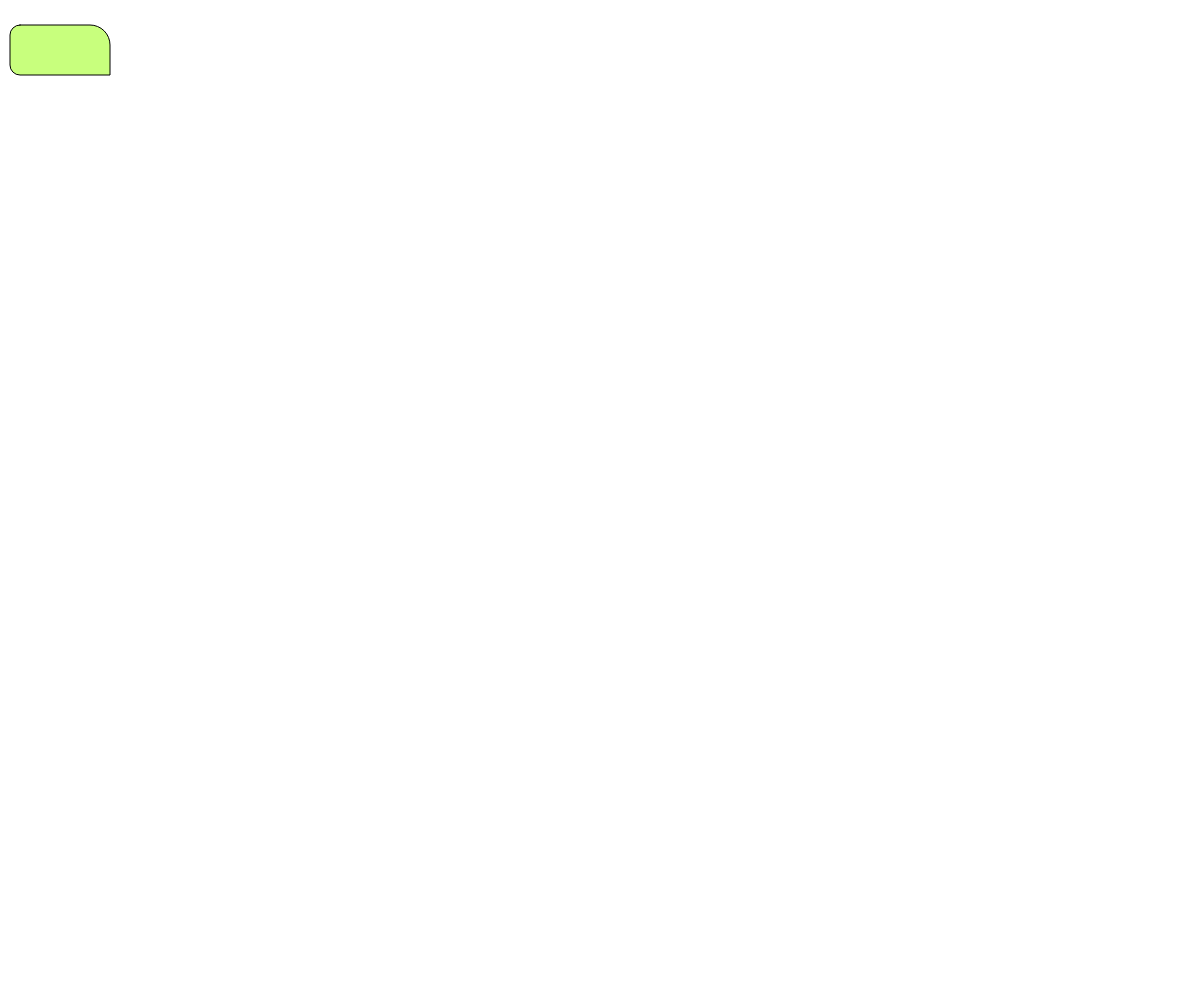
Frame 1 (no input)
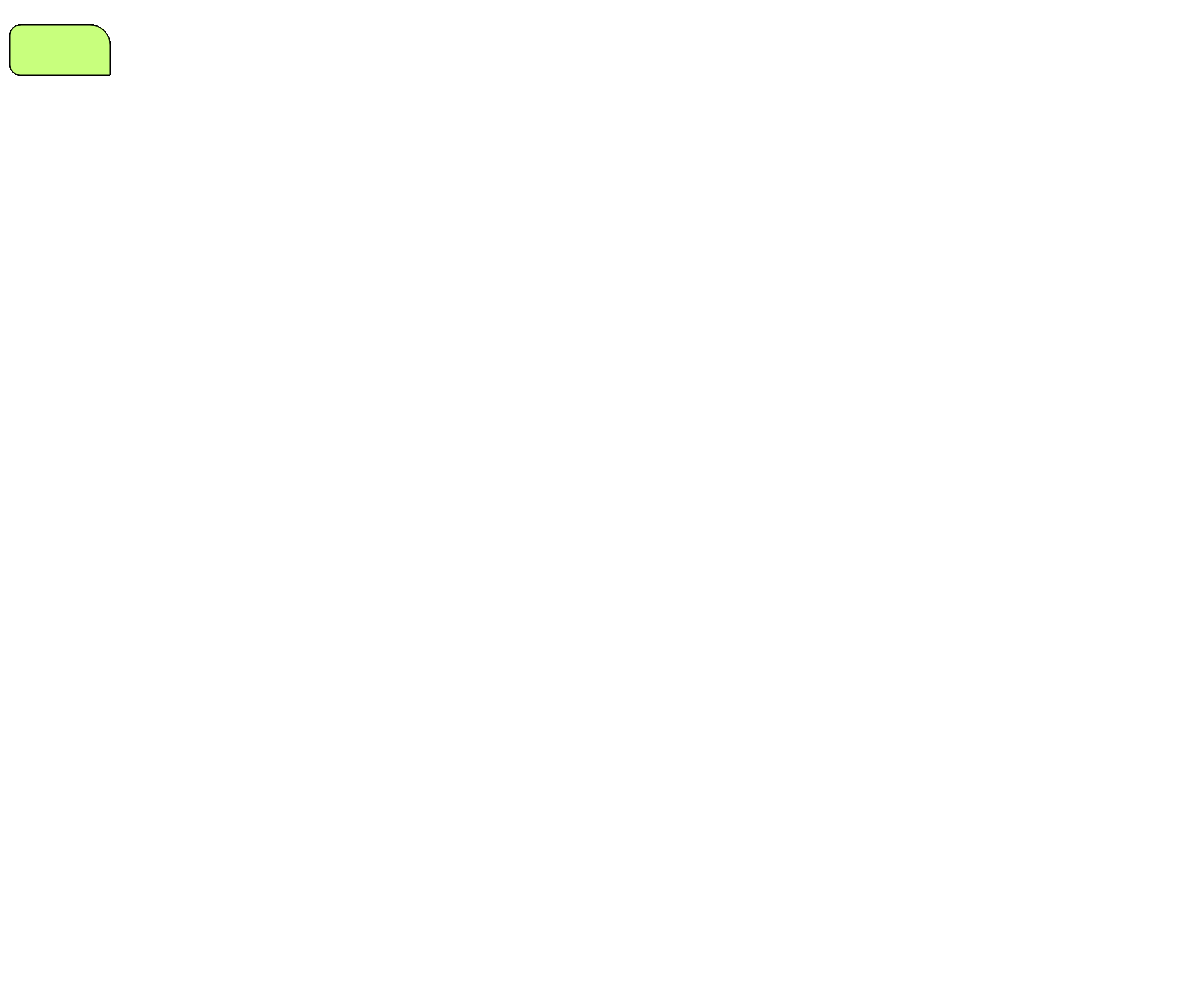
Frame 60 (no input)
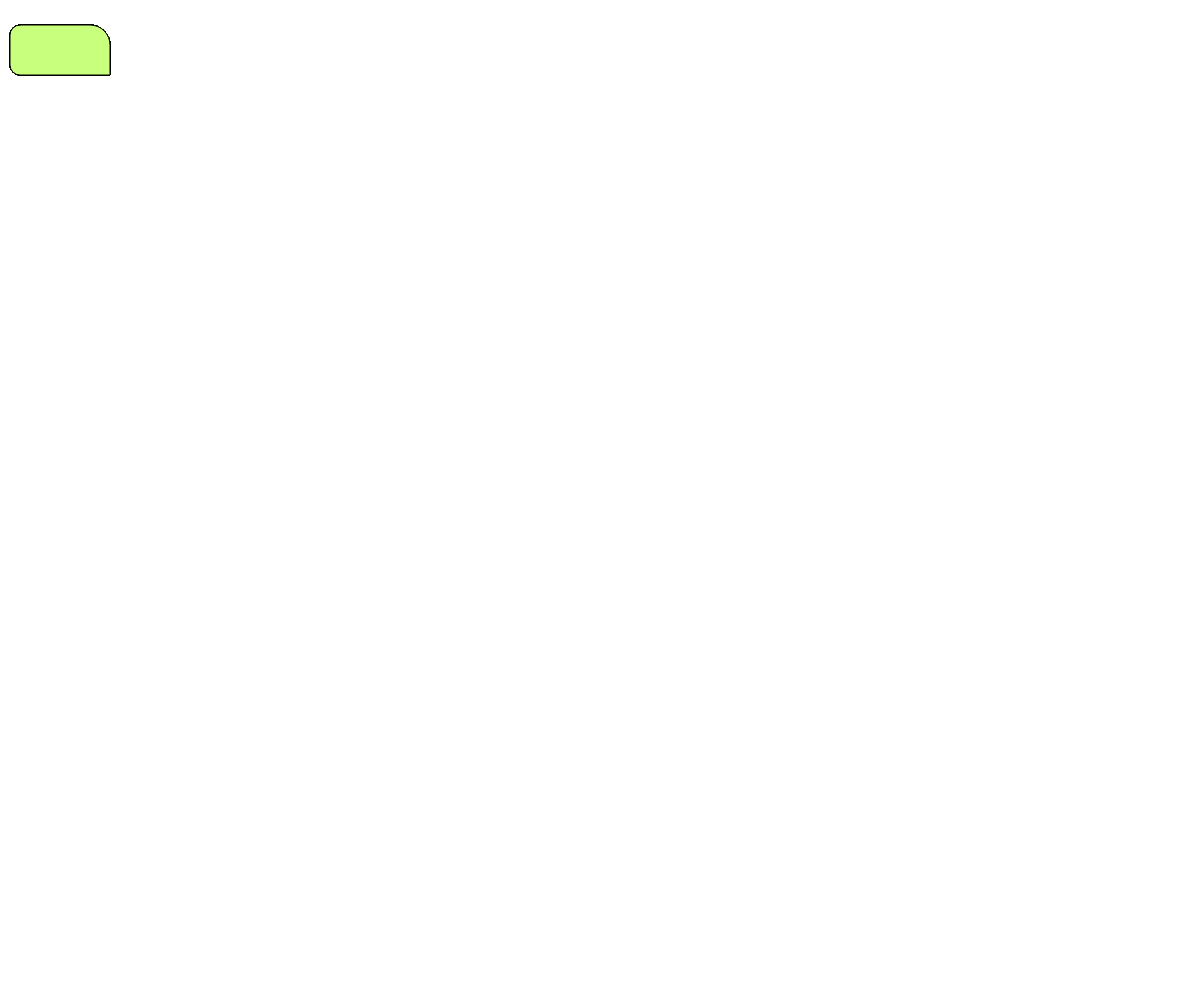
Frame 120 (the mouse pressed at the canvas centre since frame 60)

The p5.js sketch that drew these frames (run headless with seeded random() and noise() and a simulated clock; from frame 60 on, the mouse is pressed at the canvas centre):

// p5.js sketch
// ── sketch.js
// drawing challenge
// sai prasad
// sept 13 2024

let rx = 60; 
let ry = 50;

function setup() {
  createCanvas(windowWidth, windowHeight);
  rectMode(CENTER); // corner
}

function draw() {
  //background(220);
  if(keyIsPressed && key==="a"){
    //good to use ind draw() when we want
    // to detect button being held
    ry += 2;
    if(ry > height) ry = 0;
  }

  fill(200,255,125);
  rect(rx, ry, 100, 50, 10, 20, 0, 10);
}

function keyPressed(){
  //automatic
  if(keyCode === DOWN_ARROW){
    ry += 50;
  }
}
